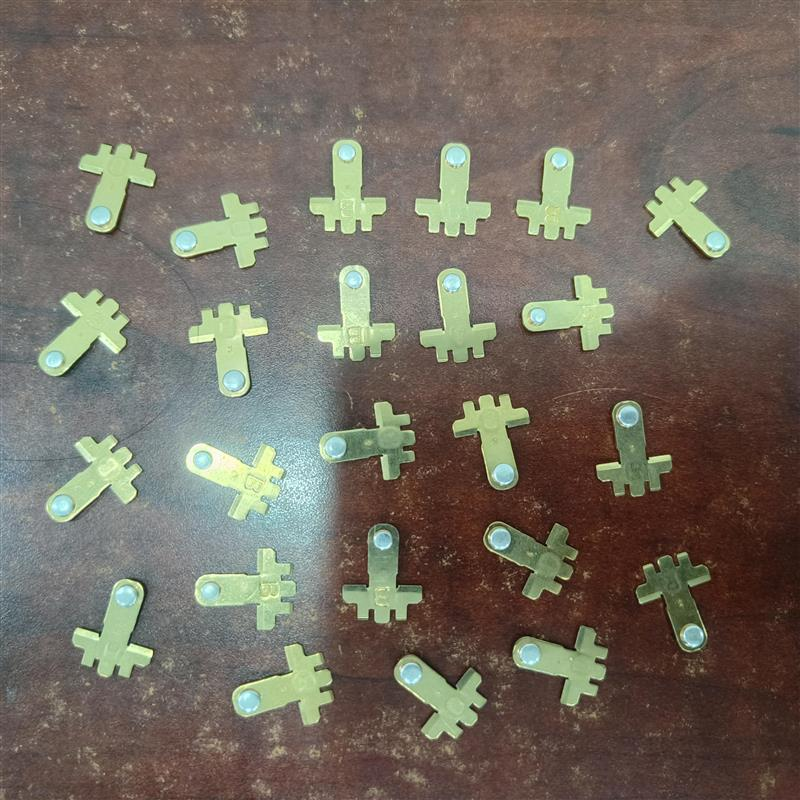
#> input picture arranged.jpg, 800 x 800 px, found by its file name
$ python main_default.py
#> lines starting #> are read from the running program, lines starting #| are printed output that depends on the picture
import cv2
import numpy as np
from matplotlib import pyplot as plt
import matplotlib.patches as patches
import matplotlib as mpl
import time
from InvariantTM import template_crop, invariant_match_template

if __name__ == "__main__":
    img_bgr = cv2.imread('./images/arranged.jpg')
#> img_bgr is the input picture: shape (800, 800, 3); mean B, G, R 96.2, 108, 114.9
    img_rgb = cv2.cvtColor(img_bgr, cv2.COLOR_BGR2RGB)
    template_bgr = plt.imread('./images/crop.jpg')
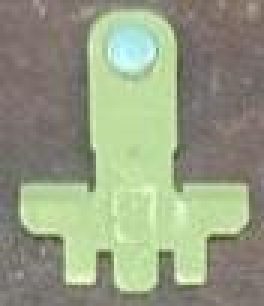
#> input picture crop.JPG, 88 x 102 px, found by its file name (shown 3 times larger)
#> template_bgr is the input picture: shape (102, 88, 3); mean R, G, B 149.5, 157.4, 131.3
    template_rgb = cv2.cvtColor(template_bgr, cv2.COLOR_BGR2RGB)
    #cropped_template_rgb = np.array(cropped_template_rgb)
    #cropped_template_gray = cv2.cvtColor(cropped_template_rgb, cv2.COLOR_RGB2GRAY)
    cropped_template_gray = cv2.cvtColor(template_rgb, cv2.COLOR_RGB2GRAY)
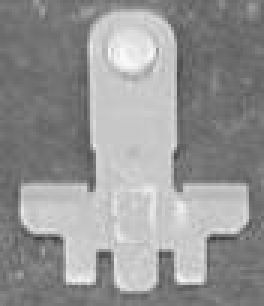
#> cropped_template_gray: shape (102, 88) (shown 3 times larger); min 57, max 249, mean 148.7
    height, width = cropped_template_gray.shape
#> height = 102; width = 88
    fig = plt.figure(num='Template - Close the Window to Continue >>>')
    #plt.imshow(cropped_template_rgb)
    #plt.show()
    start = time.time()
#> (the run stopped early here; a loop or call above may not have finished)
